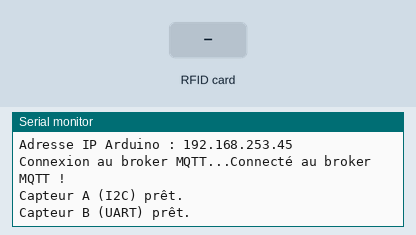
A sketch run on a simulated Arduino Uno, built with avr-gcc and run on an emulated ATmega328P. Parts: the last lines printed to the serial monitor. Inputs (shaded band) come from the test bench. WiFi joins after 1.5 s; servers stay silent unless stated; no MQTT or app messages arrive unless stated.

Above: at 1.2 s.
1.3 s: RFID card 5E 7A 19 C4 held to the reader
At 1.9 s:
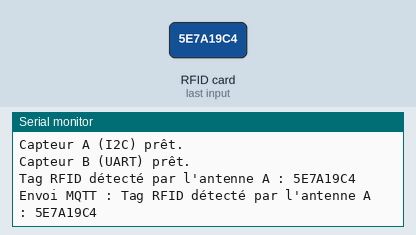
2.8 s: RFID card 5E 7A 19 C4 held to the reader
At 4.3 s:
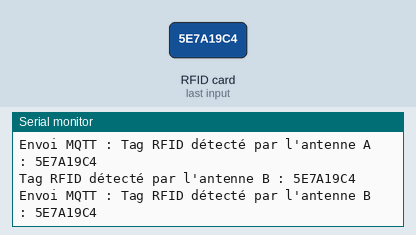

Measured:
- after the input at 1.3 s, the serial monitor: prints a new line at once (image 1)
- after the input at 2.8 s, the serial monitor: prints a new line at once (image 2)

The sketch:

CodeArduinoFinish.ino
```cpp
#include <Wire.h>
#include <PN532_I2C.h>
#include <PN532.h>
#include <SoftwareSerial.h>
#include <PN532_SWHSU.h>
#include <Ethernet.h>
#include <PubSubClient.h>

// Déclaration pour le capteur A (I2C)
PN532_I2C pn532_i2c(Wire);
PN532 nfcA(pn532_i2c);

// Déclaration pour le capteur B (UART)
SoftwareSerial SWSerialB(6, 7); // RX = 6, TX = 7
PN532_SWHSU pn532swhsuB(SWSerialB);
PN532 nfcB(pn532swhsuB);


byte mac[] = { 0xA8, 0x61, 0x0A, 0xAE, 0x0F, 0x1B};
// Configuration Ethernet LDE
//IPAddress ip(192,168,121,45);
//IPAddress mqtt_server(192,168,121,44);

// Conf Arduino UIMM & Maison
IPAddress ip(192,168,253,45);
IPAddress mqtt_server(192,168,253,44);
EthernetClient ethClient;
PubSubClient client(ethClient);

void setup() {
  Serial.begin(115200);
  Serial.println("Initialisation des capteurs RFID...");

  Ethernet.begin(mac, ip);
  Serial.print("Adresse IP Arduino : ");
  Serial.println(Ethernet.localIP());

  client.setServer(mqtt_server, 1883);
  connectMQTT();

  // Initialisation du capteur A (I2C)
  nfcA.begin();
  if (!nfcA.getFirmwareVersion()) {
    Serial.println("Capteur A (I2C) non détecté !");
  } else {
    nfcA.SAMConfig();
    Serial.println("Capteur A (I2C) prêt.");
  }

  // Initialisation du capteur B (UART)
  SWSerialB.begin(115200);
  nfcB.begin();
  if (!nfcB.getFirmwareVersion()) {
    Serial.println("Capteur B (UART) non détecté !");
  } else {
    nfcB.SAMConfig();
    Serial.println("Capteur B (UART) prêt.");
  }
}

void loop() {
  if (!client.connected()) {
    connectMQTT();
  }
  client.loop();

  // Lire les tags en boucle sans restriction
  readTag(nfcA, "A");
  readTag(nfcB, "B");
}

void connectMQTT() {
  Serial.print("Connexion au broker MQTT...");
  while (!client.connected()) {
    if (client.connect("ArduinoTestClient")) {
      Serial.println("Connecté au broker MQTT !");
    } else {
      Serial.print(".");
      delay(1000);
    }
  }
}

void readTag(PN532 &nfc, String antenna) {
  uint8_t uid[7];
  uint8_t uidLength;

  if (nfc.readPassiveTargetID(PN532_MIFARE_ISO14443A, uid, &uidLength, 200)) { // Timeout augmenté à 200ms
    String tagId = formatUID(uid, uidLength);

    // Envoi immédiat du tag via MQTT
    String message = "Tag RFID détecté par l'antenne " + antenna + " : " + tagId;
    Serial.println(message);
    sendMQTTMessage(message);

    // Forcer la réinitialisation du lecteur pour garantir une nouvelle détection
    nfc.begin();
    nfc.SAMConfig();

    // Pause pour éviter une boucle infinie avec le même tag
    delay(200);
  }
}

void sendMQTTMessage(String message) {
  Serial.print("Envoi MQTT : ");
  Serial.println(message);
  client.publish("rfid/detection", message.c_str());
}

String formatUID(uint8_t *uid, uint8_t uidLength) {
  String tagId = "";
  for (uint8_t i = 0; i < uidLength; i++) {
    char hexChar[3];
    sprintf(hexChar, "%02X", uid[i]);
    tagId += hexChar;
  }
  return tagId;
}
```
